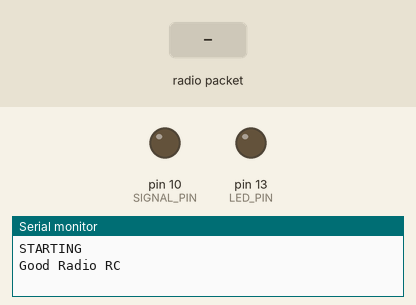
Simulated run of this sketch. Board: Arduino Uno, built with avr-gcc and run on an emulated ATmega328P. Shown: output pins drawn as LEDs (lit = HIGH), the last lines printed to the serial monitor. The test bench sets the inputs (shaded band). No radio packets arrive unless stated.

Above: at 3.2 s.
3.3 s: radio packet "1" arrives
At 4.0 s:
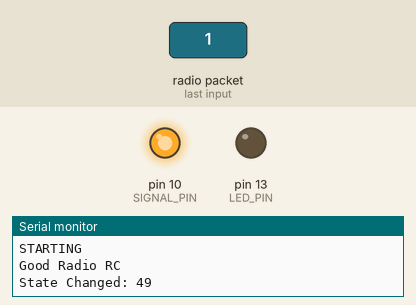
Timing chart, 0 to 6.3 s (numbered marks = the images above; inputs shaded):
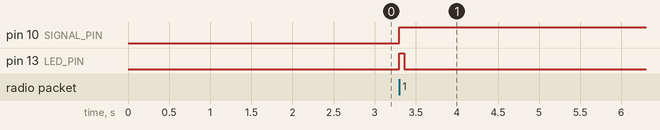

The sketch:

radioController.ino
```cpp
#include <SPI.h>
#include <RH_RF95.h>

RH_RF95 radio(8, 3); // Adafruit Feather M0 with RFM95

int LED_PIN = 13;
int SIGNAL_PIN = 10;

uint8_t lastState = 0;

void setup()
{

    pinMode(LED_PIN, OUTPUT);
    pinMode(SIGNAL_PIN, OUTPUT);
    Serial.begin(9600);
    digitalWrite(LED_PIN, LOW);
    delay(2000);

    // while (!Serial)
    ; // Wait for serial port to be available
    Serial.println("STARTING");
    if (!radio.init())
    {
        Serial.println("init failed");
        while (1)
        {
            digitalWrite(LED_PIN, HIGH);
            delay(10);
            digitalWrite(LED_PIN, LOW);
            delay(200);
            digitalWrite(LED_PIN, HIGH);
            delay(150);
            digitalWrite(LED_PIN, LOW);
            delay(600);
        };
    }

    Serial.println("Good Radio RC");
    // Defaults after init are 434.0MHz, 13dBm, Bw = 125 kHz, Cr = 4/5, Sf = 128chips/symbol, CRC on

    // The default transmitter power is 13dBm, using PA_BOOST.
    // If you are using RFM95/96/97/98 modules which uses the PA_BOOST transmitter pin, then
    // you can set transmitter powers from 5 to 23 dBm:
    //  driver.setTxPower(23, false);
    // If you are using Modtronix inAir4 or inAir9,or any other module which uses the
    // transmitter RFO pins and not the PA_BOOST pins
    // then you can configure the power transmitter power for -1 to 14 dBm and with useRFO true.
    // Failure to do that will result in extremely low transmit powers.
    //  driver.setTxPower(14, true);
    radio.setFrequency(915.0);
    radio.setTxPower(20, false);
    radio.setModemConfig(RH_RF95::Bw500Cr45Sf128);
}

void loop()
{
    if (radio.available())
    {
        // Should be a message for us now
        uint8_t buf[RH_RF95_MAX_MESSAGE_LEN];
        uint8_t len = sizeof(buf);
        if (radio.recv(buf, &len))
        {
            digitalWrite(LED_PIN, HIGH);
            if (len > 0)
            {
                setState(buf[0]);
            }

            // Send a reply
            radio.send(buf, sizeof(buf));
            radio.waitPacketSent();

            digitalWrite(LED_PIN, LOW);
        }
        else
        {
            Serial.println("recv failed");
        }
    }
}

void setState(uint8_t state)
{
    digitalWrite(SIGNAL_PIN, state);

    if (lastState != state)
    {
        Serial.print("State Changed: ");
        Serial.println(state);

        lastState = state;
    }
}
```

Measured:
- after the input at 3.3 s, pin 10 (SIGNAL_PIN): LOW → HIGH at once; pin 13 (LED_PIN): LOW → HIGH at once, → LOW 0.06 s later
